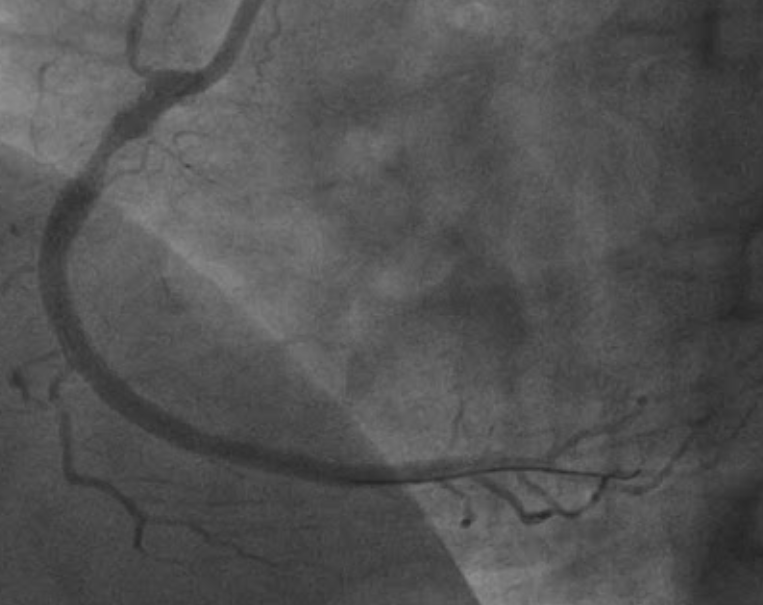
#> input picture images/disease.png, 763 x 605 px
$ python edge_openCV.py
#> lines starting #> are read from the running program, lines starting #| are printed output that depends on the picture
import cv2
import numpy as np

img =cv2.imread("images/disease.png")
#> img is the input picture: shape (605, 763, 3); mean B, G, R 82.6, 82.6, 82.6

img = cv2.cvtColor(img, cv2.COLOR_BGR2GRAY)
#> img: shape (605, 763)

kernel=np.ones((3,3),np.float32)/9
#img=cv2.filter2D(img,-1,kernel)
#img = cv2.bilateralFilter(img,9,75,75)
#img=cv2.medianBlur(img,3)
img = cv2.GaussianBlur(img,(3,3),0)

sigma=0.3
median=np.median(img)
#> median = 81
median=30
lower=int(max(0,(1.0-sigma)*median))
upper=int(min(255,(1.0+sigma)*median))

print(median, lower, upper)
auto_canny=cv2.Canny(img,lower,upper)
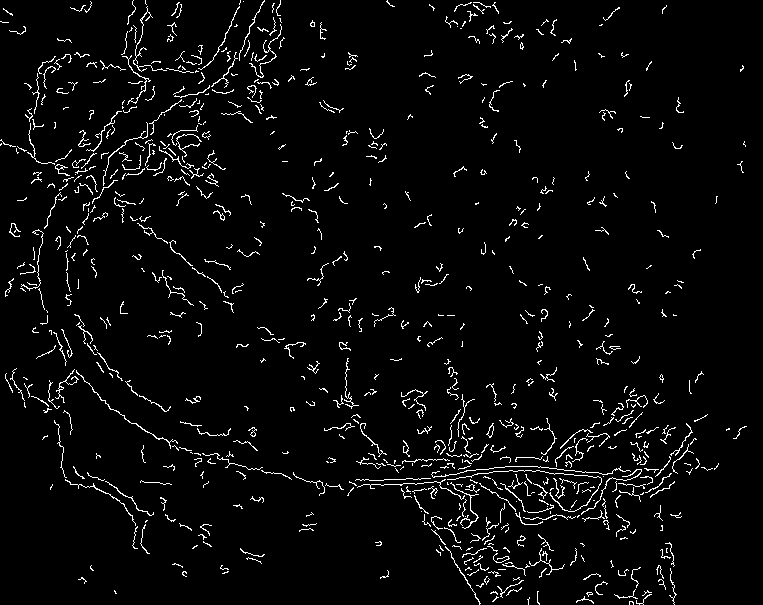
#> auto_canny: shape (605, 763); 3.7% white in thin lines or dots

#auto_canny = cv2.medianBlur(auto_canny,3)

cv2.imshow("original",img)
cv2.imshow("result",auto_canny)
cv2.waitKey(0)
cv2.destroyAllWindows()
